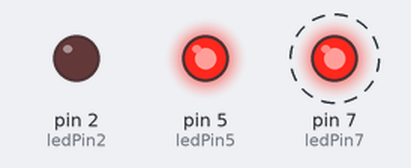
A sketch run on a simulated Arduino Uno, built with avr-gcc and run on an emulated ATmega328P. Parts: output pins drawn as LEDs (lit = HIGH). Dashed ring = blinking.

Above: at 0.22 s.
Timing chart, 0 to 3.1 s (numbered marks = the images above):
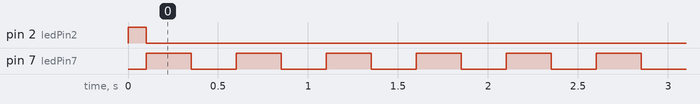

Measured:
- by itself, pin 7 (ledPin7): alternates HIGH for 0.25 s and LOW for 0.25 s

The sketch:

sketch.ino
```cpp
#include <Arduino.h>
const int ledPin2 = 2; // LED connected to digital pin 2
const int ledPin5 = 5; // LED connected to digital pin 5
const int ledPin7 = 7; // LED connected to digital pin 7

// Define a perceivable delay for pin 7's continuous toggling
const int toggleDelay = 250; // milliseconds (e.g., 250ms for a quarter-second blink)

void setup() {
  // Set the LED pins as outputs
  pinMode(ledPin2, OUTPUT);
  pinMode(ledPin5, OUTPUT);
  pinMode(ledPin7, OUTPUT);

  // --- Initial state for Pin 2 ---
  // Pin 2 is ON at the "start of sim", then turns OFF and stays OFF.
  digitalWrite(ledPin2, HIGH); // Turn pin 2 ON (simulating initial state)
  delay(100);                  // Short delay to observe initial ON state

  // --- Actions after the "start of sim" initial state ---
  digitalWrite(ledPin2, LOW);  // Turn pin 2 OFF and keep it OFF
  digitalWrite(ledPin5, HIGH); // Turn pin 5 ON and keep it ON
}

void loop() {
  // --- Pin 7 toggles continuously and independently ---
  digitalWrite(ledPin7, HIGH); // Turn pin 7 ON
  delay(toggleDelay);          // Wait for 'toggleDelay' milliseconds
  digitalWrite(ledPin7, LOW);  // Turn pin 7 OFF
  delay(toggleDelay);          // Wait for another 'toggleDelay' milliseconds
}
```

test.c
```cpp
#include <Arduino.h>

const int ledPin2 = 2;  // LED on pin 2  (PORTD, bit 2)
const int ledPin5 = 5;  // LED on pin 5  (PORTD, bit 5)
const int ledPin7 = 7;  // LED on pin 7  (PORTD, bit 7)

const int toggleDelay = 250; // milliseconds

void setup() {
  // Set pins as outputs using DDRD (Data Direction Register for PORTD)
  DDRD |= (1 << ledPin2) | (1 << ledPin5) | (1 << ledPin7);

  // --- Initial state for Pin 2 ---
  PORTD |= (1 << ledPin2);  // Turn ON pin 2
  delay(100);               // Short ON state

  // After start of sim:
  PORTD &= ~(1 << ledPin2); // Turn pin 2 OFF


  PORTD |= (1 << ledPin5);  // Keep pin 5 ON
}

void loop() {
  // --- Pin 7 toggles continuously ---
  PORTD ^= (1 << ledPin7);  // Toggle pin 7 using XOR
  delay(toggleDelay);       // Wait
}
```
